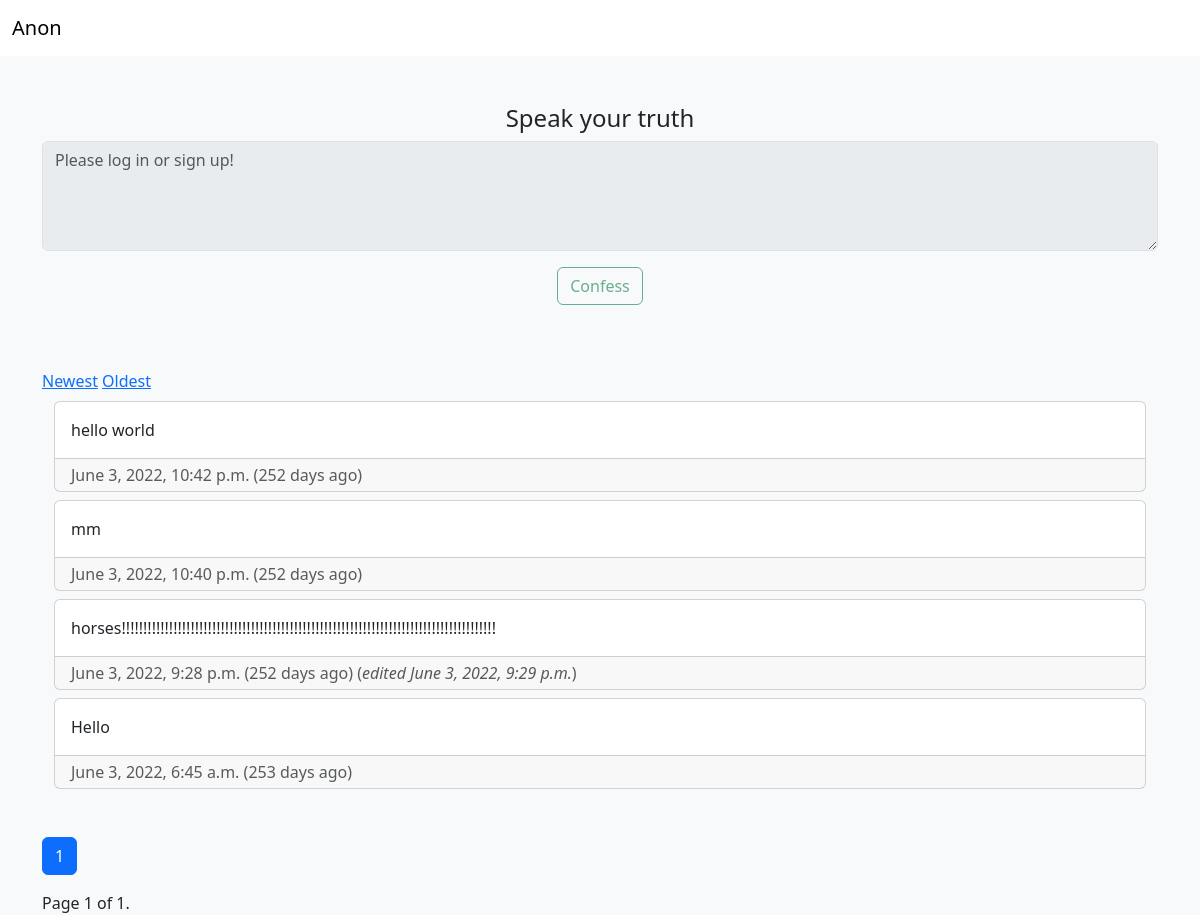
The page /confessions/ on the database as committed earlier.
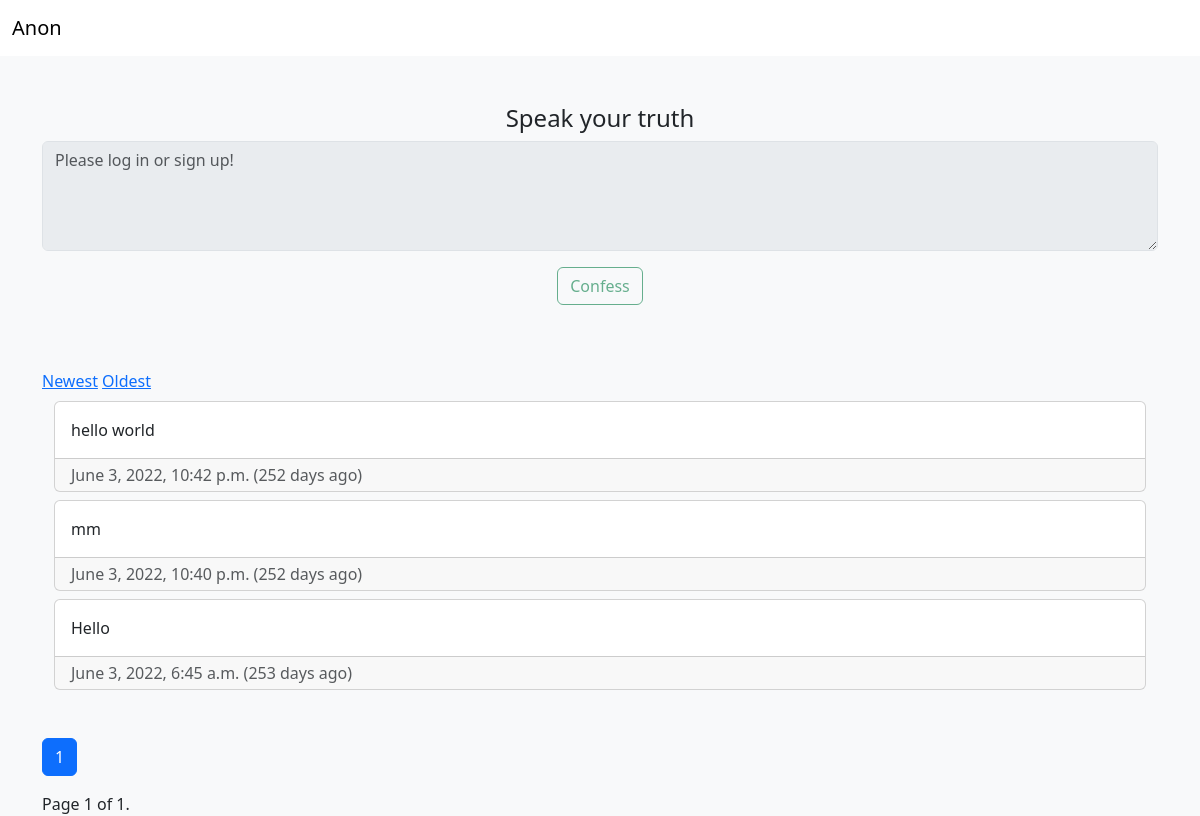
The same page on the database as committed later.
### ConfessionsApp/models.py (models this page shows, shortened)
class Confession(models.Model):
    body = models.CharField(max_length=666)
    date = models.DateTimeField(auto_now_add=True)
    owner = models.ForeignKey(User, on_delete=models.CASCADE)
    edited = models.BooleanField(default=False)
    edited_date = models.DateTimeField(auto_now=True, blank=True, null=True)
    @property
    def num_days_ago(self):
        today= timezone.now()
        return (today - self.date).days

### ConfessionsApp/views.py (the view, shortened to what this page needs)
# urls.py: path("confessions/", views.confessions, name="confessions"),
def confessions(request):
    if request.method != "POST":
        SortBy = request.GET.get('SortBy')
        if SortBy == "Newest":
            Confessions = Confession.objects.all().order_by('-date')
        elif SortBy == "Oldest":
            Confessions = Confession.objects.all().order_by('date')
        else:
            Confessions = Confession.objects.all().order_by('-date')
        paginator = Paginator(Confessions, 10)
        page_number = request.GET.get('page')
        page_obj = paginator.get_page(page_number)
        return render(request, 'ConfessionsApp/confessions.html',
                    {'page_obj': page_obj,
                    'SortBy' : SortBy,})

### ConfessionsApp/templates/ConfessionsApp/confessions.html (shortened to what this page needs)
{%extends 'ConfessionsApp/base.html'%}
{%load bootstrap_icons%}
{%load static%}
{%block content%}
<div class="container">
  <form method="POST">
    <div class=" mt-5 mb-3 text-center">
      <h4 for="ConfessionInput" class="form-label mb-2">Speak your truth</h4>
      {%if user.is_authenticated%}
      <textarea class="form-control" name="ConfessionInput" rows="4" placeholder="Type your confession..."></textarea>
      <input class="btn btn-outline-success mt-3 mb-5" id="submitBtn" type="submit" value="Confess"/>
      {%else%}
      <textarea class="form-control" name="ConfessionInput" rows="4" placeholder="Please log in or sign up!" disabled></textarea>
      <input class="btn btn-outline-success mt-3 mb-5" id="submitBtn" type="submit" value="Confess" disabled/>
      {%endif%}
    </div>
  </form>
  <a href="?page={{page_obj.number}}&SortBy=Newest">Newest</a>
  <a href="?page={{page_obj.number}}&SortBy=Oldest">Oldest</a>
  <div class="container mb-5">
    {% for Confession in page_obj %}
      <div class="card mt-2 mb-2">
        <span class="card-body">{{Confession.body}}</span>
        <div class="card-footer py-1 submission-footer text-muted">
          <span class="card-text me-5">
            {{Confession.date}}
            {%if Confession.num_days_ago != 1%}
              ({{Confession.num_days_ago}} days ago)
            {%else%}
            ({{Confession.num_days_ago}} day ago)
            {%endif%}
            {%if Confession.edited%}
            (<i>edited {{Confession.edited_date}}</i>)
            {%endif%}
          </span>
        </div>
      </div>
    {%endfor%}
  </div>
<ul class="pagination my-3">
        <li class="page-item active" aria-current="page">
          <a class="page-link" href="#" >{{page_obj.number}}</a>
        </li>
</ul>
<span class="current">
  Page {{ page_obj.number }} of {{ page_obj.paginator.num_pages }}.
</span>
</div>
{%endblock content%}

Rows that differ between the two databases and show on the page:
removed Confession: body "horses!!!!!!!!!!!!!!!!!!!!!!!!!!!!!!!!!!!!!!!!!!!!!!!!!!!!!!!!!!!!!!!!!!!!!!!!!!!!!!!!!!!!!!!", date "June 3, 2022, 9:28 p.m.", num_days_ago "252", edited_date "June 3, 2022, 9:29 p.m."
